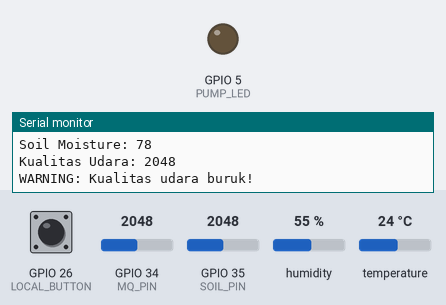
A sketch run on a simulated ESP32. On the bench: output pins drawn as LEDs (lit = HIGH), the last lines printed to the serial monitor. Dashed ring = blinking. Inputs (shaded band) come from the test bench; at power-on: GPIO 35 (SOIL_PIN) = 2048, GPIO 26 (LOCAL_BUTTON) HIGH, GPIO 34 (MQ_PIN) = 2048, humidity 55 %, temperature 24 °C. WiFi joins after 1.5 s; servers stay silent unless stated; nothing arrives over Bluetooth unless stated; a phone connects over Bluetooth LE 3 s after start.

Above: at 4.0 s.
4.1 s: GPIO 35 (SOIL_PIN) set to 3025
8.3 s: GPIO 35 (SOIL_PIN) set to 3126
At 10.5 s:
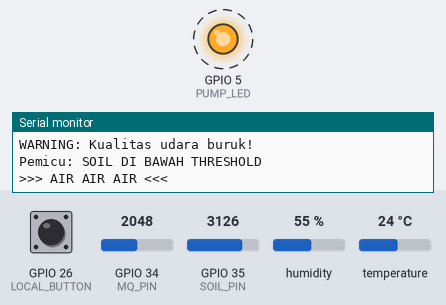
Timing chart, 0 to 27.3 s (numbered marks = the images above; inputs shaded):
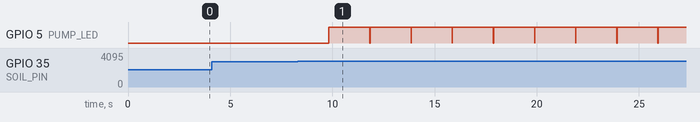

Measured:
- the behaviour switches between 3057 and 3058 on GPIO 35 (SOIL_PIN) (found by bisection; images 0 and 1)
- after the input at 8.3 s, GPIO 5 (PUMP_LED): alternates HIGH for 2.0 s and LOW for 0.01 s, starting after 1.5 s

The sketch:

SmartFarm-ArduinoIDE.ino
```cpp
/***************************************************
 * SMART FARM SYSTEM - Kelompok 13
 * Fitur:
 *  - Penyiraman interval timer (SOFTWARE TIMER)
 *  - Penyiraman berdasarkan soil threshold
 *  - Penyiraman manual dari tombol & Blynk
 *  - Warning suhu, kelembapan, kualitas udara
 *  - BLE Server untuk monitoring sensor
 ***************************************************/

#define BLYNK_TEMPLATE_ID "TMPL6iLhzYrwu"
#define BLYNK_TEMPLATE_NAME "ProyekAkhir"
#define BLYNK_AUTH_TOKEN "mgDJ5ZeVSOWgJtP-XtuUHCConoORnOY8"

#include <WiFi.h>
#include <WiFiClient.h>
#include <BlynkSimpleEsp32.h>
#include <DHT.h>
#include <freertos/FreeRTOS.h>
#include <freertos/task.h>
#include <freertos/queue.h>
#include <freertos/semphr.h>
#include <freertos/timers.h>
#include <BLEDevice.h>
#include <BLEServer.h>
#include <BLEUtils.h>
#include <BLE2902.h>

// ====== WiFi ====== (for Blynk)
char ssid[] = "Wi-Fi";
char pass[] = "password";


// ====== Pin Assignment ======
#define DHTPIN 15
#define DHTTYPE DHT11
#define SOIL_PIN 35
#define MQ_PIN 34
#define PUMP_LED 5
#define LOCAL_BUTTON 26

DHT dht(DHTPIN, DHTTYPE);

// ====== Threshold ======
int soilThreshold = 40;
float tempThreshold = 32.0;
float humThreshold = 40.0;
int mqThreshold = 1500;

// ====== Irrigation Settings ======
unsigned long interval = 10000;  // 10 detik untuk testing

// ====== BLE Configuration ======
#define SERVICE_UUID        "12345678-1234-1234-1234-123456789abc"
#define CHAR_TEMP_UUID      "12345678-1234-1234-1234-123456789ab1"
#define CHAR_HUM_UUID       "12345678-1234-1234-1234-123456789ab2"
#define CHAR_SOIL_UUID      "12345678-1234-1234-1234-123456789ab3"
#define CHAR_MQ_UUID        "12345678-1234-1234-1234-123456789ab4"

BLEServer* pServer = NULL;
BLECharacteristic* pCharTemp = NULL;
BLECharacteristic* pCharHum = NULL;
BLECharacteristic* pCharSoil = NULL;
BLECharacteristic* pCharMQ = NULL;
bool bleDeviceConnected = false;

// ====== Task Management ======
TaskHandle_t sensorTaskHandle = NULL;
TaskHandle_t controlTaskHandle = NULL;
TaskHandle_t blynkTaskHandle = NULL;
TaskHandle_t buttonTaskHandle = NULL;
TaskHandle_t bleTaskHandle = NULL;

// ====== Queue Management ======
QueueHandle_t sensorQueue = NULL;
QueueHandle_t irrigationQueue = NULL;

// ====== Mutex Synchronization ======
SemaphoreHandle_t pumpMutex = NULL;
SemaphoreHandle_t sensorMutex = NULL;
SemaphoreHandle_t blynkMutex = NULL;
SemaphoreHandle_t bleMutex = NULL;

// ====== Software Timer for Irrigation ======
TimerHandle_t irrigationTimer = NULL;

// ====== Shared Data Structure ======
typedef struct {
  float temperature;
  float humidity;
  int soil;
  int mq;
} SensorData;

typedef struct {
  int triggerType;
  unsigned long time;
} IrrigationCommand;

// ====== Blynk Button State ======
bool blynkManual = false;

// ====== Circular Buffer for Sensor Data ======
#define BUFFER_SIZE 5
SensorData sensorBuffer[BUFFER_SIZE];
int bufferIndex = 0;

// ====== BLE Server Callbacks ======
class MyServerCallbacks: public BLEServerCallbacks {
  void onConnect(BLEServer* pServer) {
    bleDeviceConnected = true;
    Serial.println("BLE Client Connected!");
  }

  void onDisconnect(BLEServer* pServer) {
    bleDeviceConnected = false;
    Serial.println("BLE Client Disconnected!");
    // Auto restart advertising
    pServer->startAdvertising();
  }
};

// ====== SOFTWARE TIMER CALLBACK ======
void irrigationTimerCallback(TimerHandle_t xTimer) {
  IrrigationCommand irrCmd;
  irrCmd.triggerType = 1;
  irrCmd.time = millis();

  if (xQueueSend(irrigationQueue, &irrCmd, 0) != pdPASS) {
    Serial.println("WARNING: Irrigation queue penuh dari Timer!");
  }
}

// Blynk V0 → manual control
BLYNK_WRITE(V0) {
  if (xSemaphoreTake(blynkMutex, portMAX_DELAY) == pdTRUE) {
    blynkManual = param.asInt();
    xSemaphoreGive(blynkMutex);
  }
}

void irrigate() {
  if (xSemaphoreTake(pumpMutex, portMAX_DELAY) == pdTRUE) {
    Serial.println(">>> AIR AIR AIR <<<");
    digitalWrite(PUMP_LED, HIGH);
    vTaskDelay(2000 / portTICK_PERIOD_MS);
    digitalWrite(PUMP_LED, LOW);
    Serial.println(">>> IRIGASI SELESAI <<<");
    xSemaphoreGive(pumpMutex);
  }
}

int readSoil() {
  int raw = analogRead(SOIL_PIN);
  int moisture = map(raw, 4095, 1500, 0, 100);
  return constrain(moisture, 0, 100);
}

int readMQ() {
  int mq = analogRead(MQ_PIN);
  return mq;
}

// ====== TASK FUNCTIONS ======
void vSensorTask(void *pvParameter) {
  TickType_t xLastWakeTime = xTaskGetTickCount();
  const TickType_t xPeriod = pdMS_TO_TICKS(1000);

  while (1) {
    SensorData sensorData;

    if (xSemaphoreTake(sensorMutex, portMAX_DELAY) == pdTRUE) {
      sensorData.temperature = dht.readTemperature();
      sensorData.humidity = dht.readHumidity();
      xSemaphoreGive(sensorMutex);
    }

    sensorData.soil = readSoil();
    sensorData.mq = readMQ();

    if (xQueueSend(sensorQueue, &sensorData, pdMS_TO_TICKS(100)) != pdPASS) {
      Serial.println("WARNING: Sensor queue penuh!");
    }

    if (xSemaphoreTake(blynkMutex, portMAX_DELAY) == pdTRUE) {
      sensorBuffer[bufferIndex] = sensorData;
      bufferIndex = (bufferIndex + 1) % BUFFER_SIZE;
      xSemaphoreGive(blynkMutex);
    }

    vTaskDelayUntil(&xLastWakeTime, xPeriod);
  }
}

void vControlTask(void *pvParameter) {
  SensorData sensorData;
  TickType_t xLastWakeTime = xTaskGetTickCount();
  const TickType_t xPeriod = pdMS_TO_TICKS(1000);

  while (1) {
    if (xQueueReceive(sensorQueue, &sensorData, 0) == pdTRUE) {
      Serial.println("\n========== MONITOR ==========");
      Serial.print("Suhu: "); Serial.println(sensorData.temperature);
      Serial.print("Kelembapan Udara: "); Serial.println(sensorData.humidity);
      Serial.print("Soil Moisture: "); Serial.println(sensorData.soil);
      Serial.print("Kualitas Udara: "); Serial.println(sensorData.mq);

      // ================ WARNING SYSTEM ======================
      if (sensorData.temperature > tempThreshold) {
        Serial.println("WARNING: Suhu terlalu tinggi!");
        if (xSemaphoreTake(blynkMutex, portMAX_DELAY) == pdTRUE) {
          Blynk.logEvent("warning_temp", "Suhu di atas batas!");
          xSemaphoreGive(blynkMutex);
        }
      }

      if (sensorData.humidity < humThreshold) {
        Serial.println(" WARNING: Kelembapan udara rendah!");
        if (xSemaphoreTake(blynkMutex, portMAX_DELAY) == pdTRUE) {
          Blynk.logEvent("warning_hum", "Kelembapan udara rendah!");
          xSemaphoreGive(blynkMutex);
        }
      }

      if (sensorData.mq > mqThreshold) {
        Serial.println("WARNING: Kualitas udara buruk!");
        if (xSemaphoreTake(blynkMutex, portMAX_DELAY) == pdTRUE) {
          Blynk.logEvent("warning_mq", "Kualitas udara buruk!");
          xSemaphoreGive(blynkMutex);
        }
      }

      // ================ IRRIGATION CONTROL ==================
      if (sensorData.soil < soilThreshold) {
        IrrigationCommand irrCmd;
        irrCmd.triggerType = 2;
        irrCmd.time = millis();

        if (xQueueSend(irrigationQueue, &irrCmd, pdMS_TO_TICKS(100)) != pdPASS) {
          Serial.println("WARNING: Irrigation queue penuh!");
        }
      }
    }

    IrrigationCommand irrCmd;
    if (xQueueReceive(irrigationQueue, &irrCmd, 0) == pdTRUE) {
      switch (irrCmd.triggerType) {
        case 1:
          Serial.println("Pemicu: SOFTWARE TIMER");
          irrigate();
          break;
        case 2:
          Serial.println("Pemicu: SOIL DI BAWAH THRESHOLD");
          irrigate();
          break;
        case 3:
          Serial.println("Pemicu: TOMBOL LOKAL");
          irrigate();
          break;
        case 4:
          Serial.println("Pemicu: BLYNK BUTTON");
          irrigate();
          break;
      }
    }

    vTaskDelayUntil(&xLastWakeTime, xPeriod);
  }
}

void vButtonTask(void *pvParameter) {
  bool lastButtonState = HIGH;
  TickType_t xLastWakeTime = xTaskGetTickCount();
  const TickType_t xPeriod = pdMS_TO_TICKS(50);

  while (1) {
    bool currentButtonState = digitalRead(LOCAL_BUTTON);

    if (lastButtonState == HIGH && currentButtonState == LOW) {
      IrrigationCommand irrCmd;
      irrCmd.triggerType = 3;
      irrCmd.time = millis();

      if (xQueueSend(irrigationQueue, &irrCmd, pdMS_TO_TICKS(100)) != pdPASS) {
        Serial.println("WARNING: Irrigation queue penuh!");
      }
      vTaskDelay(300 / portTICK_PERIOD_MS);
    }

    lastButtonState = currentButtonState;
    vTaskDelayUntil(&xLastWakeTime, xPeriod);
  }
}

void vBlynkTask(void *pvParameter) {
  bool localBlynkManual = false;
  TickType_t xLastWakeTime = xTaskGetTickCount();
  const TickType_t xPeriod = pdMS_TO_TICKS(2000);

  while (1) {
    if (xSemaphoreTake(blynkMutex, portMAX_DELAY) == pdTRUE) {
      if (blynkManual) {
        localBlynkManual = true;
        blynkManual = false;
      }
      xSemaphoreGive(blynkMutex);
    }

    if (localBlynkManual) {
      localBlynkManual = false;

      IrrigationCommand irrCmd;
      irrCmd.triggerType = 4;
      irrCmd.time = millis();

      if (xQueueSend(irrigationQueue, &irrCmd, pdMS_TO_TICKS(100)) != pdPASS) {
        Serial.println("WARNING: Irrigation queue full!");
      }

      if (xSemaphoreTake(blynkMutex, portMAX_DELAY) == pdTRUE) {
        Blynk.virtualWrite(V0, 0);
        xSemaphoreGive(blynkMutex);
      }
    }

    if (xSemaphoreTake(blynkMutex, portMAX_DELAY) == pdTRUE) {
      int latestIndex = (bufferIndex == 0) ? BUFFER_SIZE - 1 : bufferIndex - 1;
      Blynk.virtualWrite(V1, sensorBuffer[latestIndex].temperature);
      Blynk.virtualWrite(V2, sensorBuffer[latestIndex].humidity);
      Blynk.virtualWrite(V3, sensorBuffer[latestIndex].soil);
      Blynk.virtualWrite(V4, sensorBuffer[latestIndex].mq);
      xSemaphoreGive(blynkMutex);
    }

    if (xSemaphoreTake(blynkMutex, portMAX_DELAY) == pdTRUE) {
      Blynk.run();
      xSemaphoreGive(blynkMutex);
    }

    vTaskDelayUntil(&xLastWakeTime, xPeriod);
  }
}

// ====== BLE TASK ======
void vBLETask(void *pvParameter) {
  TickType_t xLastWakeTime = xTaskGetTickCount();
  const TickType_t xPeriod = pdMS_TO_TICKS(2000);  // Update setiap 2 detik

  while (1) {
    // Kirim data sensor via BLE jika ada client yang connect
    if (bleDeviceConnected && xSemaphoreTake(bleMutex, portMAX_DELAY) == pdTRUE) {
      // Ambil data terbaru dari buffer
      if (xSemaphoreTake(blynkMutex, portMAX_DELAY) == pdTRUE) {
        int latestIndex = (bufferIndex == 0) ? BUFFER_SIZE - 1 : bufferIndex - 1;
        SensorData data = sensorBuffer[latestIndex];
        xSemaphoreGive(blynkMutex);

        // Update BLE characteristics
        String tempStr = String(data.temperature, 1) + " C";
        String humStr = String(data.humidity, 1) + " %";
        String soilStr = String(data.soil) + " %";
        String mqStr = String(data.mq);

        pCharTemp->setValue(tempStr.c_str());
        pCharTemp->notify();

        pCharHum->setValue(humStr.c_str());
        pCharHum->notify();

        pCharSoil->setValue(soilStr.c_str());
        pCharSoil->notify();

        pCharMQ->setValue(mqStr.c_str());
        pCharMQ->notify();

        Serial.println("BLE: Data sent to client");
      }
      xSemaphoreGive(bleMutex);
    }

    vTaskDelayUntil(&xLastWakeTime, xPeriod);
  }
}

void setup() {
  Serial.begin(115200);
  delay(1000);

  pinMode(PUMP_LED, OUTPUT);
  digitalWrite(PUMP_LED, LOW);

  pinMode(LOCAL_BUTTON, INPUT_PULLUP);

  dht.begin();

  // --- WIFI ---
  Serial.print("WiFi, Wifi, ");
  WiFi.begin(ssid, pass);
  while (WiFi.status() != WL_CONNECTED) {
    Serial.print(".");
    delay(500);
  }
  Serial.println("\n WiFi Connected!");
  Serial.println(WiFi.localIP());

  // --- BLYNK ---
  Serial.print("Menghubungkan ke Blynk");
  Blynk.begin(BLYNK_AUTH_TOKEN, ssid, pass);
  Serial.println("\n Blynk Connected!");

  // ====== INITIALIZE BLE ======
  Serial.println("Initializing BLE...");
  BLEDevice::init("SmartFarm_K13");  // Nama BLE device

  // Create BLE Server
  pServer = BLEDevice::createServer();
  pServer->setCallbacks(new MyServerCallbacks());

  // Create BLE Service
  BLEService *pService = pServer->createService(SERVICE_UUID);

  // Create BLE Characteristics
  pCharTemp = pService->createCharacteristic(
    CHAR_TEMP_UUID,
    BLECharacteristic::PROPERTY_READ | BLECharacteristic::PROPERTY_NOTIFY
  );
  pCharTemp->addDescriptor(new BLE2902());

  pCharHum = pService->createCharacteristic(
    CHAR_HUM_UUID,
    BLECharacteristic::PROPERTY_READ | BLECharacteristic::PROPERTY_NOTIFY
  );
  pCharHum->addDescriptor(new BLE2902());

  pCharSoil = pService->createCharacteristic(
    CHAR_SOIL_UUID,
    BLECharacteristic::PROPERTY_READ | BLECharacteristic::PROPERTY_NOTIFY
  );
  pCharSoil->addDescriptor(new BLE2902());

  pCharMQ = pService->createCharacteristic(
    CHAR_MQ_UUID,
    BLECharacteristic::PROPERTY_READ | BLECharacteristic::PROPERTY_NOTIFY
  );
  pCharMQ->addDescriptor(new BLE2902());

  // Start service
  pService->start();

  // Start advertising
  BLEAdvertising *pAdvertising = BLEDevice::getAdvertising();
  pAdvertising->addServiceUUID(SERVICE_UUID);
  pAdvertising->setScanResponse(true);
  pAdvertising->setMinPreferred(0x06);
  pAdvertising->setMinPreferred(0x12);
  BLEDevice::startAdvertising();

  Serial.println("BLE Ready! Device name: SmartFarm_K13");

  // ====== INITIALIZE RTOS COMPONENTS ======
  sensorQueue = xQueueCreate(10, sizeof(SensorData));
  irrigationQueue = xQueueCreate(10, sizeof(IrrigationCommand));

  pumpMutex = xSemaphoreCreateMutex();
  sensorMutex = xSemaphoreCreateMutex();
  blynkMutex = xSemaphoreCreateMutex();
  bleMutex = xSemaphoreCreateMutex();

  for (int i = 0; i < BUFFER_SIZE; i++) {
    sensorBuffer[i].temperature = 0.0;
    sensorBuffer[i].humidity = 0.0;
    sensorBuffer[i].soil = 0;
    sensorBuffer[i].mq = 0;
  }

  irrigationTimer = xTimerCreate(
    "IrrigationTimer",
    pdMS_TO_TICKS(interval),
    pdTRUE,
    (void *)0,
    irrigationTimerCallback
  );

  if (irrigationTimer != NULL) {
    xTimerStart(irrigationTimer, 0);
    Serial.println("Software Timer Started!");
  }

  // Create tasks
  xTaskCreatePinnedToCore(vSensorTask, "SensorTask", 4096, NULL, 2, &sensorTaskHandle, 0);
  xTaskCreatePinnedToCore(vControlTask, "ControlTask", 4096, NULL, 3, &controlTaskHandle, 0);
  xTaskCreatePinnedToCore(vButtonTask, "ButtonTask", 2048, NULL, 1, &buttonTaskHandle, 1);
  xTaskCreatePinnedToCore(vBlynkTask, "BlynkTask", 4096, NULL, 2, &blynkTaskHandle, 1);
  xTaskCreatePinnedToCore(vBLETask, "BLETask", 4096, NULL, 2, &bleTaskHandle, 0);

  Serial.println("RTOS Tasks Initialized!");
}

void loop() {
  vTaskDelay(portMAX_DELAY);
}
```
